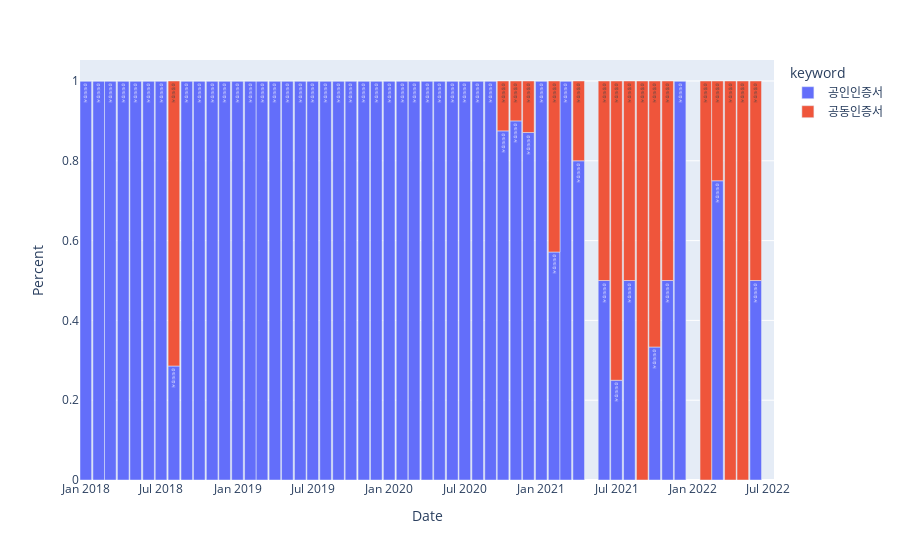

Notebook code cell kept with this figure:
### Code cell
df3 = Df3(['공인인증서','공동인증서'])
df3['Percent'] = df3.groupby(['Date'])['value'].transform(lambda x: x/x.sum())
fig = px.bar(df3, x="Date", y="Percent", color="keyword", text="keyword")
fig.update_layout(bargap =0)
fig.show()

### Figure 1 — Plotly figure (JSON) as saved in the notebook; plotly's stock layout.template omitted (floating-point values rounded to 4 significant figures)
{"data": [{"alignmentgroup": "True", "hovertemplate": "keyword=%{text}<br>Date=%{x}<br>Percent=%{y}<extra></extra>", "legendgroup": "공인인증서", "marker": {"color": "#636efa", "pattern": {"shape": ""}}, "name": "공인인증서", "offsetgroup": "공인인증서", "orientation": "v", "showlegend": true, "text": ["공인인증서", "공인인증서", "공인인증서", "공인인증서", "공인인증서", "공인인증서", "공인인증서", "공인인증서", "공인인증서", "공인인증서", "공인인증서", "공인인증서", "공인인증서", "공인인증서", "공인인증서", "공인인증서", "공인인증서", "공인인증서", "공인인증서", "공인인증서", "공인인증서", "공인인증서", "공인인증서", "공인인증서", "공인인증서", "공인인증서", "공인인증서", "공인인증서", "공인인증서", "공인인증서", "공인인증서", "공인인증서", "공인인증서", "공인인증서", "공인인증서", "공인인증서", "공인인증서", "공인인증서", "공인인증서", "공인인증서", "공인인증서", "공인인증서", "공인인증서", "공인인증서", "공인인증서", "공인인증서", "공인인증서", "공인인증서", "공인인증서", "공인인증서", "공인인증서", "공인인증서", "공인인증서", "공인인증서", "공인인증서"], "textposition": "auto", "type": "bar", "x": ["2018-01-01T00:00:00", "2018-02-01T00:00:00", "2018-03-01T00:00:00", "2018-04-01T00:00:00", "2018-05-01T00:00:00", "2018-06-01T00:00:00", "2018-07-01T00:00:00", "2018-08-01T00:00:00", "2018-09-01T00:00:00", "2018-10-01T00:00:00", "2018-11-01T00:00:00", "2018-12-01T00:00:00", "2019-01-01T00:00:00", "2019-02-01T00:00:00", "2019-03-01T00:00:00", "2019-04-01T00:00:00", "2019-05-01T00:00:00", "2019-06-01T00:00:00", "2019-07-01T00:00:00", "2019-08-01T00:00:00", "2019-09-01T00:00:00", "2019-10-01T00:00:00", "2019-11-01T00:00:00", "2019-12-01T00:00:00", "2020-01-01T00:00:00", "2020-02-01T00:00:00", "2020-03-01T00:00:00", "2020-04-01T00:00:00", "2020-05-01T00:00:00", "2020-06-01T00:00:00", "2020-07-01T00:00:00", "2020-08-01T00:00:00", "2020-09-01T00:00:00", "2020-10-01T00:00:00", "2020-11-01T00:00:00", "2020-12-01T00:00:00", "2021-01-01T00:00:00", "2021-02-01T00:00:00", "2021-03-01T00:00:00", "2021-04-01T00:00:00", "2021-05-01T00:00:00", "2021-06-01T00:00:00", "2021-07-01T00:00:00", "2021-08-01T00:00:00", "2021-09-01T00:00:00", "2021-10-01T00:00:00", "2021-11-01T00:00:00", "2021-12-01T00:00:00", "2022-01-01T00:00:00", "2022-02-01T00:00:00", "2022-03-01T00:00:00", "2022-04-01T00:00:00", "2022-05-01T00:00:00", "2022-06-01T00:00:00", "2022-07-01T00:00:00"], "xaxis": "x", "y": [1, 1, 1, 1, 1, 1, 1, 0.2857, 1, 1, 1, 1, 1, 1, 1, 1, 1, 1, 1, 1, 1, 1, 1, 1, 1, 1, 1, 1, 1, 1, 1, 1, 1, 0.875, 0.9, 0.871, 1, 0.5714, 1, 0.8, null, 0.5, 0.25, 0.5, 0, 0.3333, 0.5, 1, null, 0, 0.75, 0, 0, 0.5, null], "yaxis": "y"}, {"alignmentgroup": "True", "hovertemplate": "keyword=%{text}<br>Date=%{x}<br>Percent=%{y}<extra></extra>", "legendgroup": "공동인증서", "marker": {"color": "#EF553B", "pattern": {"shape": ""}}, "name": "공동인증서", "offsetgroup": "공동인증서", "orientation": "v", "showlegend": true, "text": ["공동인증서", "공동인증서", "공동인증서", "공동인증서", "공동인증서", "공동인증서", "공동인증서", "공동인증서", "공동인증서", "공동인증서", "공동인증서", "공동인증서", "공동인증서", "공동인증서", "공동인증서", "공동인증서", "공동인증서", "공동인증서", "공동인증서", "공동인증서", "공동인증서", "공동인증서", "공동인증서", "공동인증서", "공동인증서", "공동인증서", "공동인증서", "공동인증서", "공동인증서", "공동인증서", "공동인증서", "공동인증서", "공동인증서", "공동인증서", "공동인증서", "공동인증서", "공동인증서", "공동인증서", "공동인증서", "공동인증서", "공동인증서", "공동인증서", "공동인증서", "공동인증서", "공동인증서", "공동인증서", "공동인증서", "공동인증서", "공동인증서", "공동인증서", "공동인증서", "공동인증서", "공동인증서", "공동인증서", "공동인증서"], "textposition": "auto", "type": "bar", "x": ["2018-01-01T00:00:00", "2018-02-01T00:00:00", "2018-03-01T00:00:00", "2018-04-01T00:00:00", "2018-05-01T00:00:00", "2018-06-01T00:00:00", "2018-07-01T00:00:00", "2018-08-01T00:00:00", "2018-09-01T00:00:00", "2018-10-01T00:00:00", "2018-11-01T00:00:00", "2018-12-01T00:00:00", "2019-01-01T00:00:00", "2019-02-01T00:00:00", "2019-03-01T00:00:00", "2019-04-01T00:00:00", "2019-05-01T00:00:00", "2019-06-01T00:00:00", "2019-07-01T00:00:00", "2019-08-01T00:00:00", "2019-09-01T00:00:00", "2019-10-01T00:00:00", "2019-11-01T00:00:00", "2019-12-01T00:00:00", "2020-01-01T00:00:00", "2020-02-01T00:00:00", "2020-03-01T00:00:00", "2020-04-01T00:00:00", "2020-05-01T00:00:00", "2020-06-01T00:00:00", "2020-07-01T00:00:00", "2020-08-01T00:00:00", "2020-09-01T00:00:00", "2020-10-01T00:00:00", "2020-11-01T00:00:00", "2020-12-01T00:00:00", "2021-01-01T00:00:00", "2021-02-01T00:00:00", "2021-03-01T00:00:00", "2021-04-01T00:00:00", "2021-05-01T00:00:00", "2021-06-01T00:00:00", "2021-07-01T00:00:00", "2021-08-01T00:00:00", "2021-09-01T00:00:00", "2021-10-01T00:00:00", "2021-11-01T00:00:00", "2021-12-01T00:00:00", "2022-01-01T00:00:00", "2022-02-01T00:00:00", "2022-03-01T00:00:00", "2022-04-01T00:00:00", "2022-05-01T00:00:00", "2022-06-01T00:00:00", "2022-07-01T00:00:00"], "xaxis": "x", "y": [0, 0, 0, 0, 0, 0, 0, 0.7143, 0, 0, 0, 0, 0, 0, 0, 0, 0, 0, 0, 0, 0, 0, 0, 0, 0, 0, 0, 0, 0, 0, 0, 0, 0, 0.125, 0.1, 0.129, 0, 0.4286, 0, 0.2, null, 0.5, 0.75, 0.5, 1, 0.6667, 0.5, 0, null, 1, 0.25, 1, 1, 0.5, null], "yaxis": "y"}], "layout": {"bargap": 0, "barmode": "relative", "legend": {"title": {"text": "keyword"}, "tracegroupgap": 0}, "margin": {"t": 60}, "xaxis": {"anchor": "y", "domain": [0, 1], "title": {"text": "Date"}}, "yaxis": {"anchor": "x", "domain": [0, 1], "title": {"text": "Percent"}}}}
